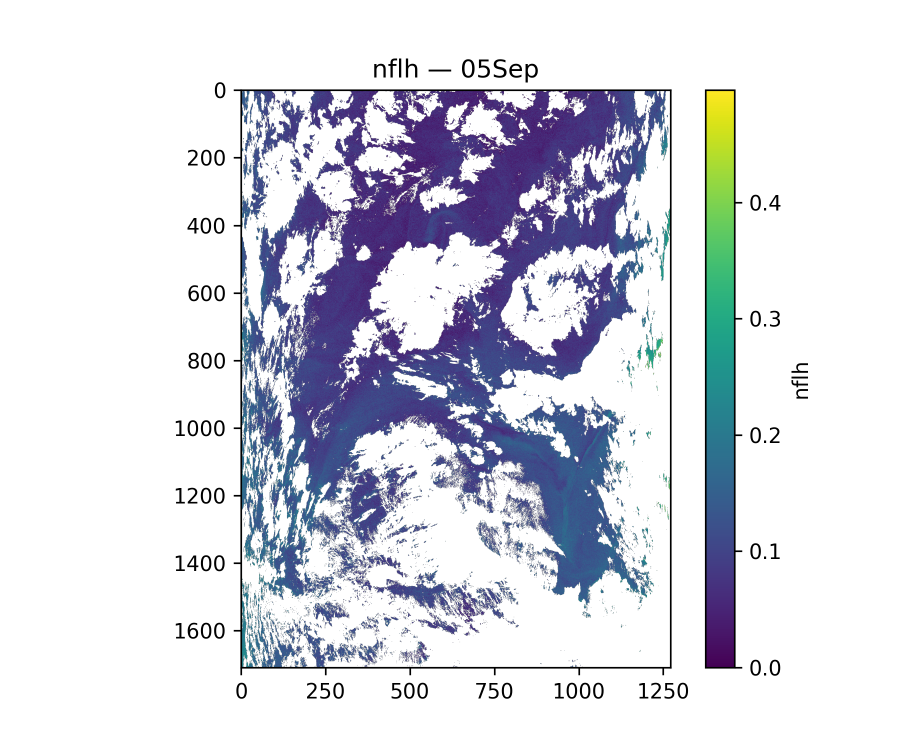
#> input picture plots/first/nflh_05Sep.png, 1800 x 1500 px (shown at 1/2 size)
$ python build_plotly_from_png.py
#> lines starting #> are read from the running program, lines starting #| are printed output that depends on the picture
import json
from pathlib import Path

import matplotlib.image as mpimg
import numpy as np

BASE_DIR = Path(__file__).resolve().parents[1]
PLOTS_FIRST = BASE_DIR / "plots" / "first"
PLOTS_SECOND = BASE_DIR / "plots" / "second"
OUT_PATH = BASE_DIR / "src" / "data" / "pacePlotData.json"

PNG_SPECS = {
  "nflh_05Sep": (PLOTS_FIRST / "nflh_05Sep.png", 0.04, 6),
  "nflh_09Sep": (PLOTS_FIRST / "nflh_09Sep.png", 0.04, 6),
  "avw_05Sep": (PLOTS_FIRST / "avw_05Sep.png", 0.04, 6),
  "avw_09Sep": (PLOTS_FIRST / "avw_09Sep.png", 0.04, 6),
  "plot_delta_nflh": (PLOTS_FIRST / "plot_delta_nflh.png", 0.03, 6),
  "chlorophyll-2025-09-01AND2025-09-07": (PLOTS_SECOND / "chlorophyll-2025-09-01AND2025-09-07.png", 0.02, 3),
  "chlorophyll-2025-09-08AND2025-09-14": (PLOTS_SECOND / "chlorophyll-2025-09-08AND2025-09-14.png", 0.02, 3),
}


def _load_png(path: Path) -> np.ndarray:
    if not path.exists():
        raise FileNotFoundError(f"Missing PNG: {path}")
    arr = mpimg.imread(path)
#> arr is the input picture: shape (1500, 1800, 4) float32; mean R, G, B, A 0.844, 0.85, 0.884, 1
    if arr.ndim == 3:
        arr = arr[..., :3]
#> arr: shape (1500, 1800, 3) float32
    return arr


def _find_bbox(gray: np.ndarray, threshold: float = 0.05) -> tuple[int, int, int, int]:
    row_mask = gray.std(axis=1) > threshold
    col_mask = gray.std(axis=0) > threshold
    rows = np.where(row_mask)[0]
    cols = np.where(col_mask)[0]
    if not len(rows) or not len(cols):
        return 0, gray.shape[0], 0, gray.shape[1]
    return rows[0], rows[-1] + 1, cols[0], cols[-1] + 1


def _prep_heatmap(arr: np.ndarray, step: int, threshold: float) -> list[list[float]]:
#> called with step = 6, threshold = 0.04
    gray = arr.mean(axis=2)
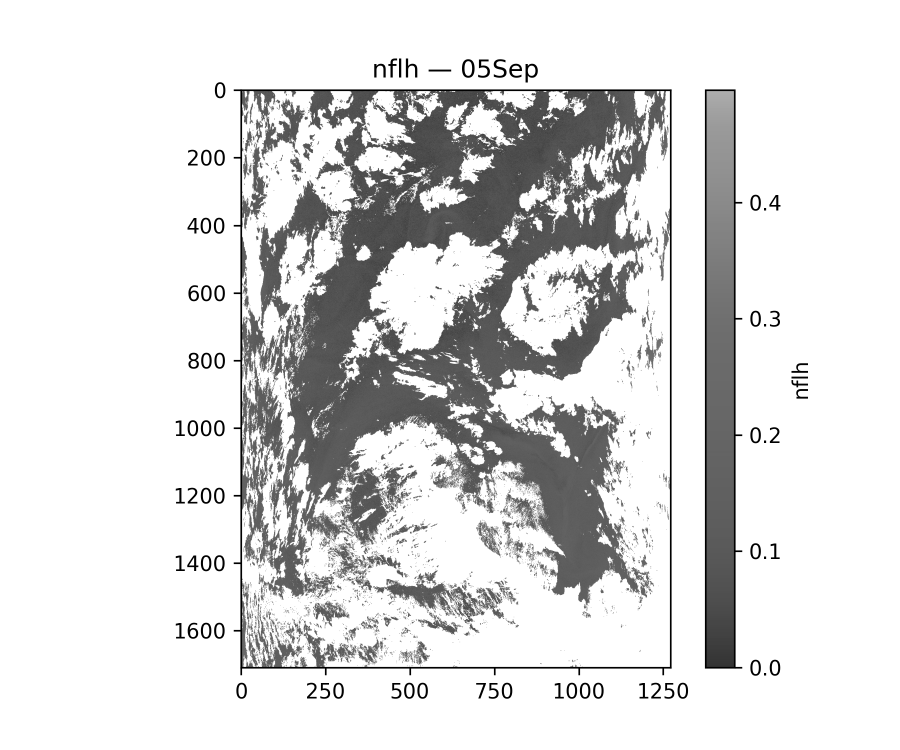
#> gray: shape (1500, 1800) float32 (shown at 1/2 size); min 0, max 1, mean 0.86
    r0, r1, c0, c1 = _find_bbox(gray, threshold)
#> in _find_bbox, `rows = np.where(row_mask)[0]`: rows = 1267 values from 117 to 1397
#> in _find_bbox, `cols = np.where(col_mask)[0]`: cols = 1145 values from 351 to 1615
#> r0 = 117; r1 = 1398; c0 = 351; c1 = 1616
    crop = gray[r0:r1, c0:c1]
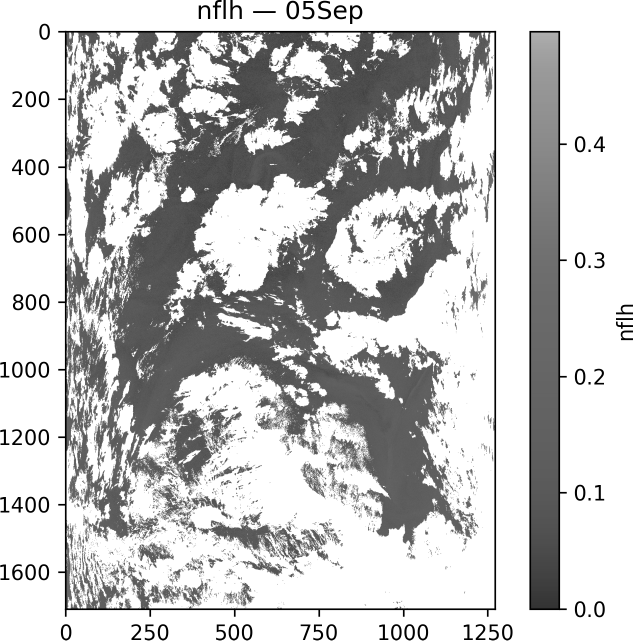
#> crop: shape (1281, 1265) float32 (shown at 1/2 size); min 0, max 1, mean 0.767
    if crop.size == 0:
        crop = gray
    data = (crop - crop.min()) / (crop.max() - crop.min() + 1e-8)
    downsample = data[::step, ::step]
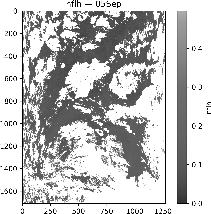
#> downsample: shape (214, 211) float32; min 0, max 1, mean 0.767
    return downsample.tolist()


def build_payload() -> dict:
    grids = {}
    delta_grid = None

    for key, (path, threshold, step) in PNG_SPECS.items():
        arr = _load_png(path)
        if key == "plot_delta_nflh":
            delta_grid = _prep_heatmap(arr, step=step, threshold=threshold)
            continue
        grids[key] = {
            "data": _prep_heatmap(arr, step=step, threshold=threshold),
            "xLabel": "Column",
            "yLabel": "Row",
        }
#> pass 2 of the loop in build_payload, `for key, (path, threshold, step) in PNG_SPECS.items():`:
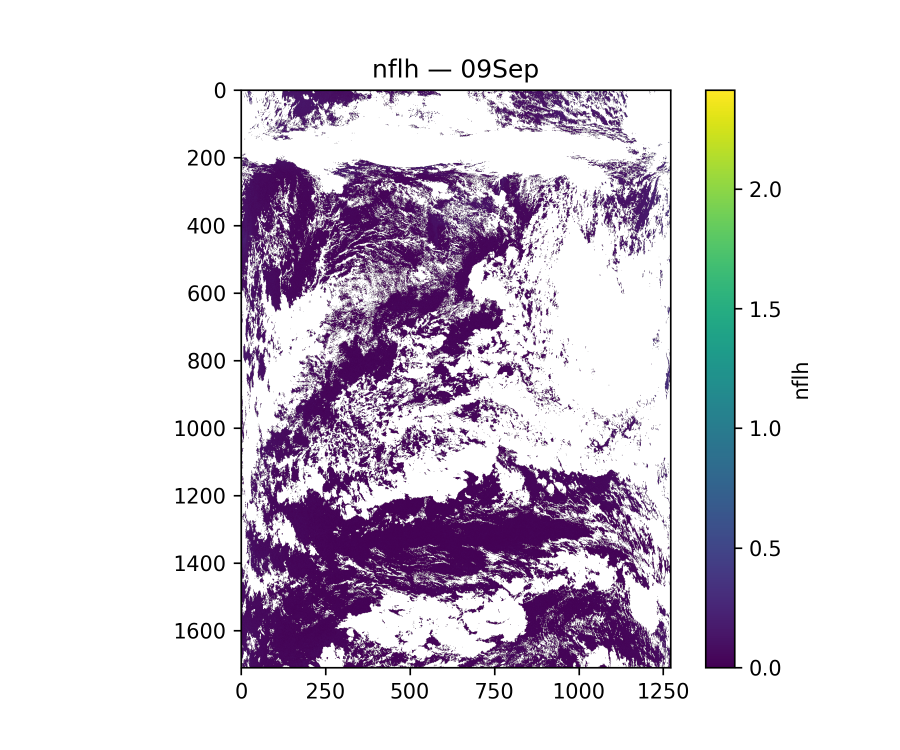
#> input picture plots/first/nflh_09Sep.png, 1800 x 1500 px (shown at 1/2 size)
#> in _load_png, arr is the input picture: shape (1500, 1800, 4) float32; mean R, G, B, A 0.85, 0.821, 0.868, 1
#> arr: shape (1500, 1800, 3) float32
#> in _prep_heatmap (call 2), `gray = arr.mean(axis=2)`:
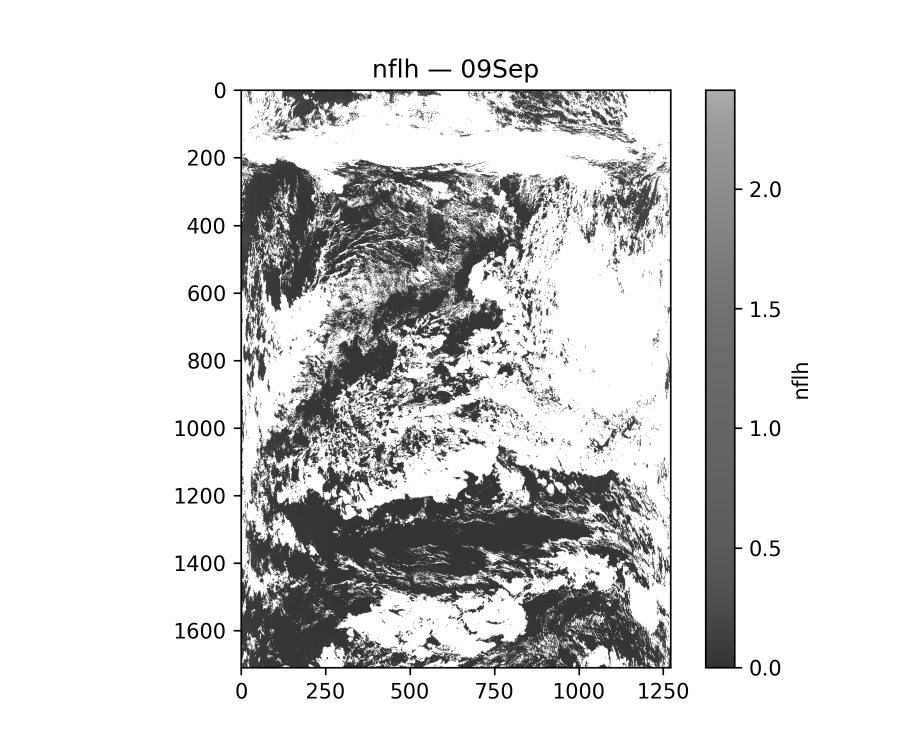
#> gray: shape (1500, 1800) float32 (shown at 1/2 size); min 0, max 1, mean 0.847
#> in _prep_heatmap (call 2), `downsample = data[::step, ::step]`:
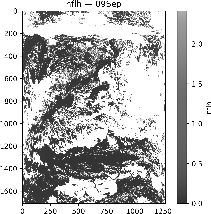
#> downsample: shape (214, 211) float32; min 0, max 1, mean 0.745
#> pass 3 of the loop in build_payload, `for key, (path, threshold, step) in PNG_SPECS.items():`:
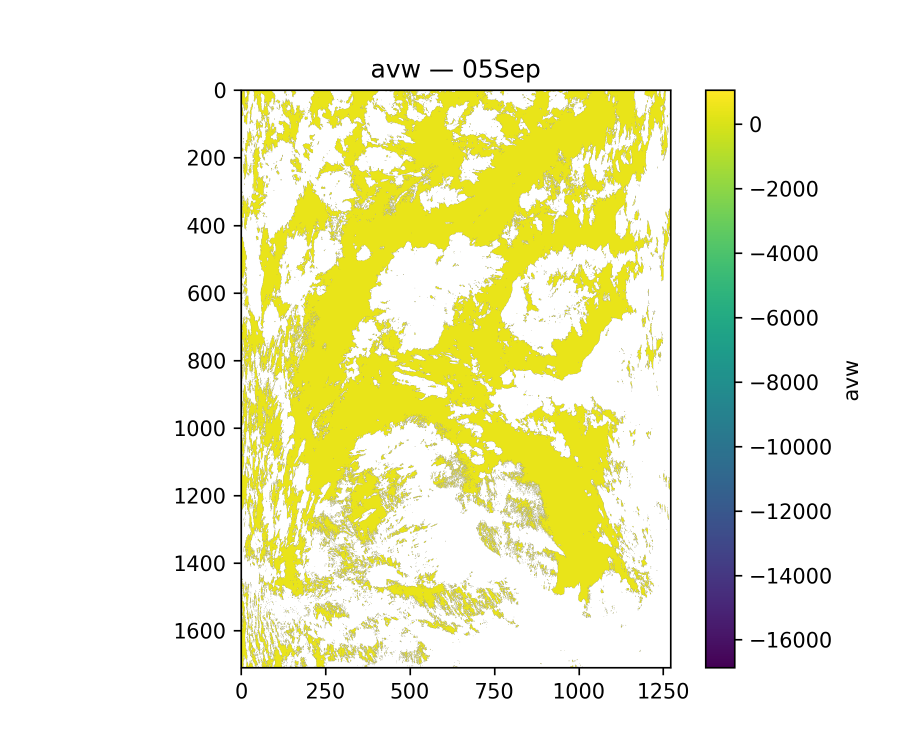
#> input picture plots/first/avw_05Sep.png, 1800 x 1500 px (shown at 1/2 size)
#> in _load_png, arr is the input picture: shape (1500, 1800, 4) float32; mean R, G, B, A 0.942, 0.944, 0.822, 1
#> arr: shape (1500, 1800, 3) float32
#> in _prep_heatmap (call 3), `gray = arr.mean(axis=2)`:
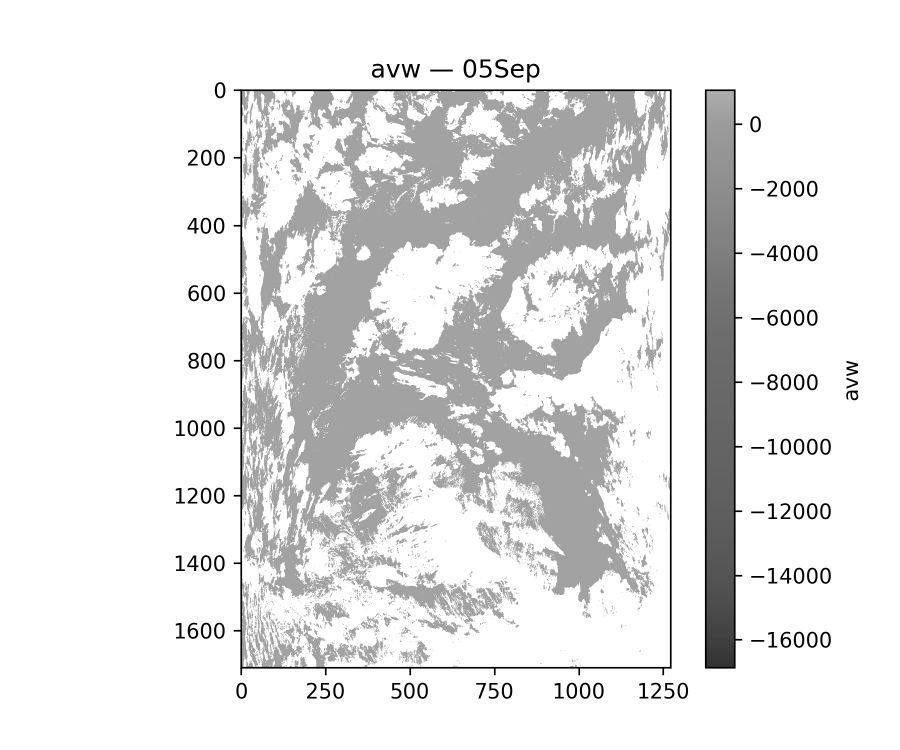
#> gray: shape (1500, 1800) float32 (shown at 1/2 size); min 0, max 1, mean 0.903
#> r0 = 119; c1 = 1716
#> crop: shape (1279, 1365) float32
#> in _prep_heatmap (call 3), `downsample = data[::step, ::step]`:
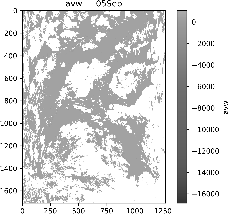
#> downsample: shape (214, 228) float32; min 0, max 1, mean 0.849
#> the loop made 7 passes; the first 3 are shown

    if delta_grid is None:
        raise RuntimeError("Delta NFLH grid missing")
    grids["delta_from_pairs"] = {
        "data": delta_grid,
        "xLabel": "Column",
        "yLabel": "Row",
    }

    d = np.array(delta_grid)
    flat = d.flatten()
    top_idx = np.argpartition(flat, -3)[-3:]
    hotspots = []
    cols = d.shape[1]
    for rank, flat_index in enumerate(top_idx[np.argsort(flat[top_idx])[::-1]], 1):
        r = flat_index // cols
        c = flat_index % cols
        hotspots.append(
            {
                "rank": rank,
                "row": int(r),
                "col": int(c),
                "value": float(flat[flat_index]),
            }
        )

    nflh05 = np.array(grids["nflh_05Sep"]["data"])
    nflh09 = np.array(grids["nflh_09Sep"]["data"])
    num_points = nflh05.shape[1]
    wavelengths = list(range(410, 410 + num_points * 10, 10))

    return {
        "grids": grids,
        "lines": {
            "rrs_mean": {
                "wavelength": wavelengths,
                "rrs05": nflh05.mean(axis=0).tolist(),
                "rrs09": nflh09.mean(axis=0).tolist(),
            }
        },
        "hotspots": hotspots,
    }


if __name__ == "__main__":
#> (the run stopped early here; a loop or call above may not have finished)
